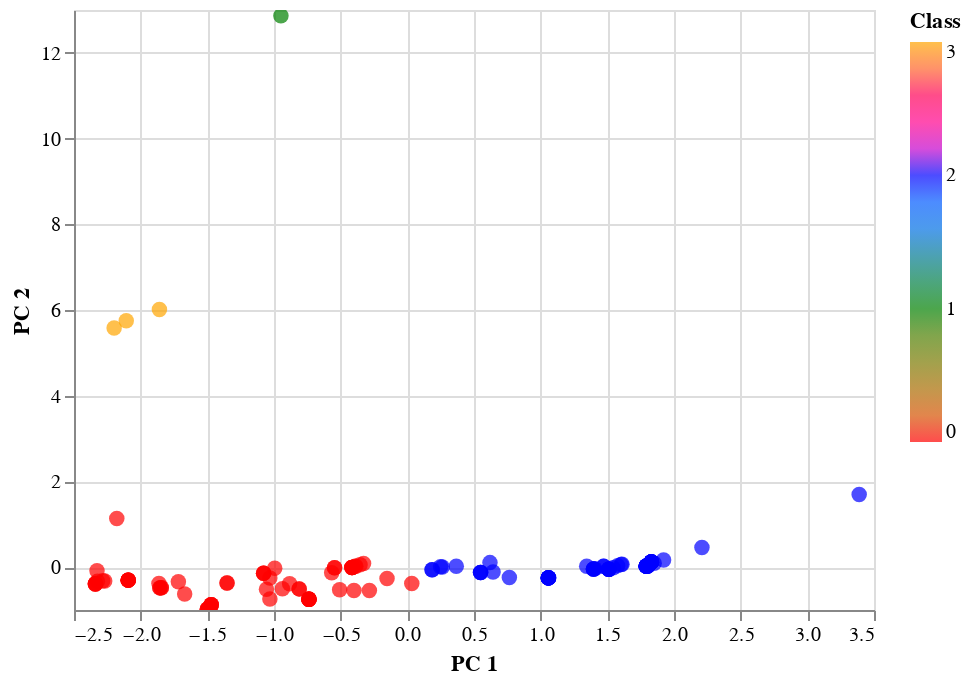

Source (notebook cell):
### Markdown cell above
### Visualizing Results

#### Scatter with Clusters

### Code cell
# Create a Scatter with the PCA data and the clusters
alt.Chart(df_crypto_predict).mark_circle(size=60).encode(
    x="PC 1",
    y="PC 2",
    color=alt.Color(
        "Class",
        scale=alt.Scale(domain=[0, 1, 2, 3], range=["red", "green", "blue", "orange"]),
    ),
    tooltip=["CoinName", "Algorithm", "TotalCoinsMined", "MaxSupply"],
).interactive()

### Figure 1 — Vega-Lite specification as saved in the notebook (floating-point values rounded to 4 significant figures; data arrays with more than 128 entries replaced by an {"elided": "..."} marker saying what was removed)
{"config": {"view": {"continuousWidth": 400, "continuousHeight": 300}}, "data": {"name": "data-78509248258aee7619c381f1329d537b"}, "mark": {"type": "circle", "size": 60}, "encoding": {"color": {"type": "quantitative", "field": "Class", "scale": {"domain": [0, 1, 2, 3], "range": ["red", "green", "blue", "orange"]}}, "tooltip": [{"type": "nominal", "field": "CoinName"}, {"type": "nominal", "field": "Algorithm"}, {"type": "quantitative", "field": "TotalCoinsMined"}, {"type": "quantitative", "field": "MaxSupply"}], "x": {"type": "quantitative", "field": "PC 1"}, "y": {"type": "quantitative", "field": "PC 2"}}, "selection": {"selector001": {"type": "interval", "bind": "scales", "encodings": ["x", "y"]}}, "$schema": "https://vega.github.io/schema/vega-lite/v4.8.1.json", "datasets": {"data-78509248258aee7619c381f1329d537b": {"elided": "144 records"}}}
